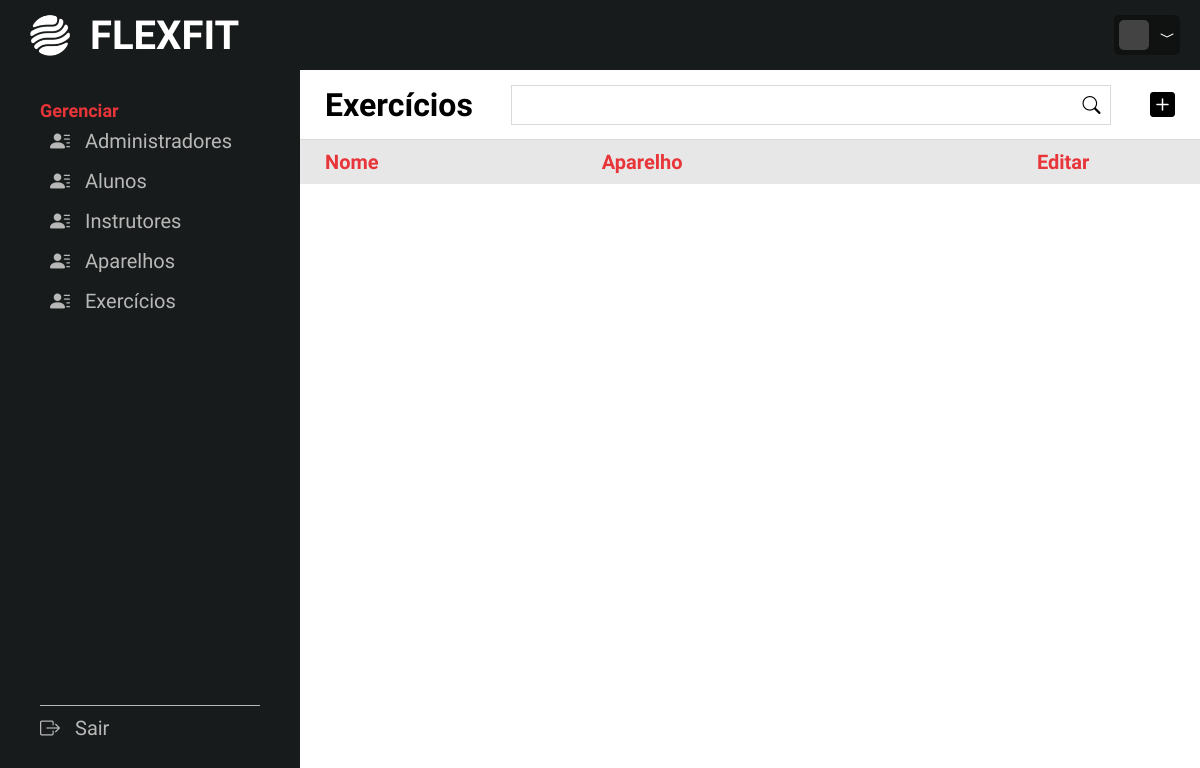
Before: /adm/listaexercicio.php with the older database file.
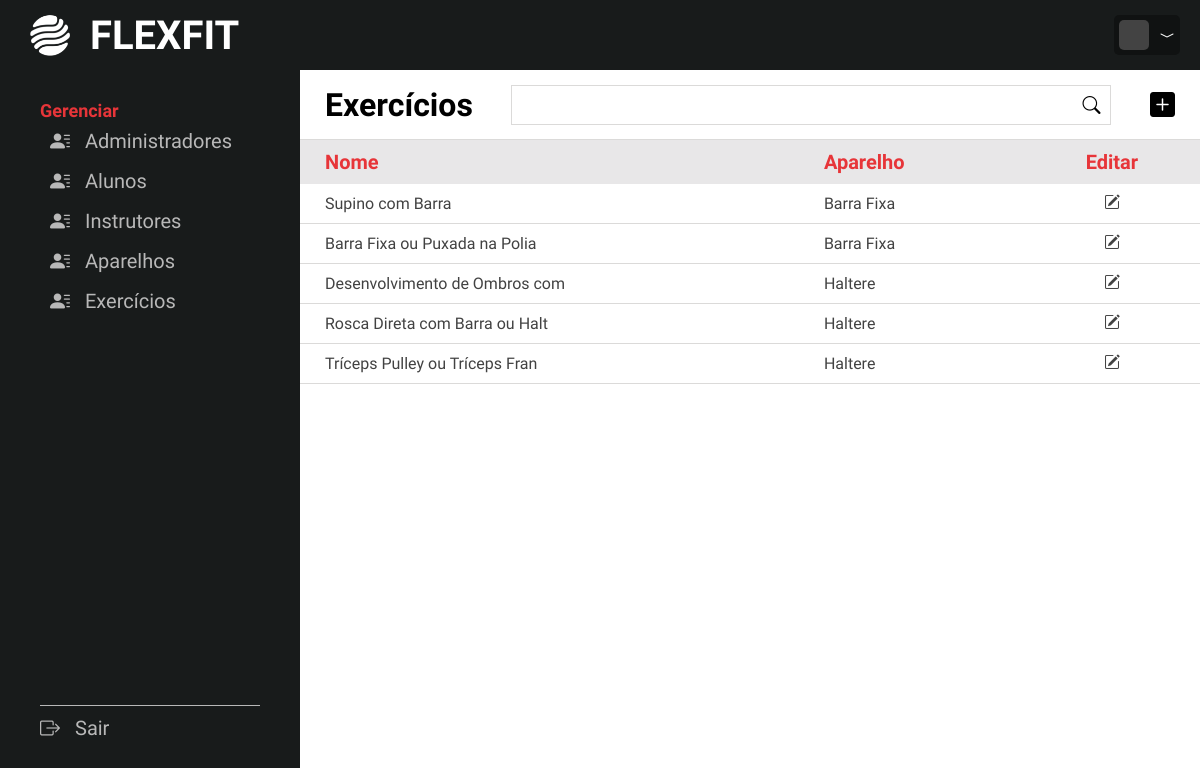
After: the same page with the newer database file.
### tables this page shows
CREATE TABLE exercicios(
    ex_id INT NOT NULL AUTO_INCREMENT PRIMARY KEY,
    ex_nome VARCHAR(30) NOT NULL,
    ex_video VARCHAR(255),
    ex_desc TEXT,
    fk_apa_id INT NOT NULL,
    FOREIGN KEY(fk_apa_id) REFERENCES aparelhos(apa_id)
);

CREATE TABLE aparelhos(
    apa_id INT NOT NULL AUTO_INCREMENT PRIMARY KEY,
    apa_nome VARCHAR(30) NOT NULL,
    apa_categoria ENUM('Cardio', 'Abdômen e Lombar', 'Superiores', 'Inferiores' ),
    apa_nivel ENUM('Básico', 'Intermediário', 'Avançado') NOT NULL,
    apa_quantidade INT NOT NULL,
    apa_status CHAR(1)
);

### adm/listaexercicio.php (the view, shortened to what this page needs)
<?php
include("backnav.php");
$sql = "SELECT *
        FROM exercicios AS e
        JOIN aparelhos AS a ON e.fk_apa_id = a.apa_id;";
$resultado = mysqli_query($link, $sql);
?>
<!DOCTYPE html>
<html lang="en">
<head>
    <link rel="stylesheet" href="../css/style.css">
    <link rel="stylesheet" href="https://cdn.jsdelivr.net/npm/bootstrap-icons@1.11.3/font/bootstrap-icons.min.css">
</head>
<body>
    <main class="main-lista">
        <header class="lista-header">
            <div class="left">
                <h3>Exercícios</h3>
            </div>
            <div class="middle">
                <form action="listaexercicio.php" method="post" class="search-form">
                    <div class="input-box">
                        <input type="text" name="search">
                        <button type="submit" class="search-btn" name="searchbtn"><i class="bi bi-search"></i></button>
                    </div>
                </form>
            </div>
            <div class="right">
                <a href="novoexercicio.php"><i class="bi bi-plus-square-fill"></i></a>
            </div>
        </header>
        <div class="lista-container">
            <table>
                <thead>
                    <tr>
                        <th>Nome</th>
                        <th>Aparelho</th>
                        <th class="tools">Editar</th>
                    </tr>
                </thead>
                <tbody>
                    <?php
                    while ($tbl = mysqli_fetch_array($resultado)){
                    ?>
                    <tr>
                        <td><?=$tbl['ex_nome']?></td>
                        <td><?=$tbl['apa_nome']?></td>
                        <td class="tools">
                            <a href="alteraexercicio.php?id=<?=$tbl[0]?>"><i class="bi bi-pencil-square"></i></a>
                        </td>
                    </tr>
                    <?php
                    }
                    ?>
                </tbody>
            </table>
        </div>
    </main>
</body>
</html>

Changed rows visible on the page:
added exercicios: ex_nome "Supino com Barra", fk_apa.apa_nome "Barra Fixa"
added exercicios: ex_nome "Barra Fixa ou Puxada na Polia", fk_apa.apa_nome "Barra Fixa"
added exercicios: ex_nome "Desenvolvimento de Ombros com", fk_apa.apa_nome "Haltere"
added exercicios: ex_nome "Rosca Direta com Barra ou Halt", fk_apa.apa_nome "Haltere"
added exercicios: ex_nome "Tríceps Pulley ou Tríceps Fran", fk_apa.apa_nome "Haltere"
